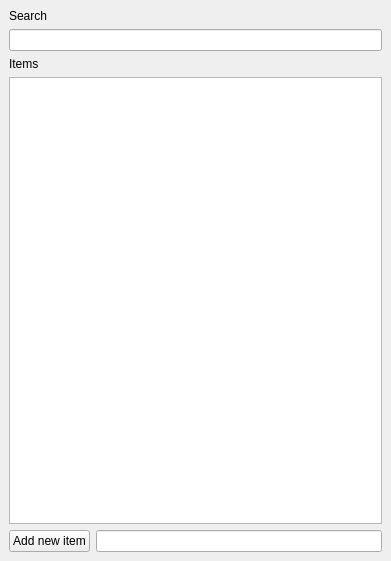
<?xml version="1.0" encoding="UTF-8"?>
<ui version="4.0">
 <class>MainWindow</class>
 <widget class="QMainWindow" name="MainWindow">
  <property name="geometry">
   <rect>
    <x>0</x>
    <y>0</y>
    <width>391</width>
    <height>561</height>
   </rect>
  </property>
  <property name="windowTitle">
   <string>MainWindow</string>
  </property>
  <widget class="QWidget" name="centralwidget">
   <layout class="QGridLayout" name="gridLayout">
    <item row="4" column="0">
     <widget class="QPushButton" name="addButton">
      <property name="text">
       <string>Add new item</string>
      </property>
     </widget>
    </item>
    <item row="4" column="1">
     <widget class="QLineEdit" name="addEdit"/>
    </item>
    <item row="3" column="0" colspan="2">
     <widget class="QListView" name="listView"/>
    </item>
    <item row="2" column="0" colspan="2">
     <widget class="QLabel" name="label_2">
      <property name="text">
       <string>Items</string>
      </property>
     </widget>
    </item>
    <item row="1" column="0" colspan="2">
     <widget class="QLineEdit" name="searchEdit"/>
    </item>
    <item row="0" column="0" colspan="2">
     <widget class="QLabel" name="label">
      <property name="text">
       <string>Search</string>
      </property>
     </widget>
    </item>
   </layout>
  </widget>
 </widget>
 <resources/>
 <connections/>
</ui>
